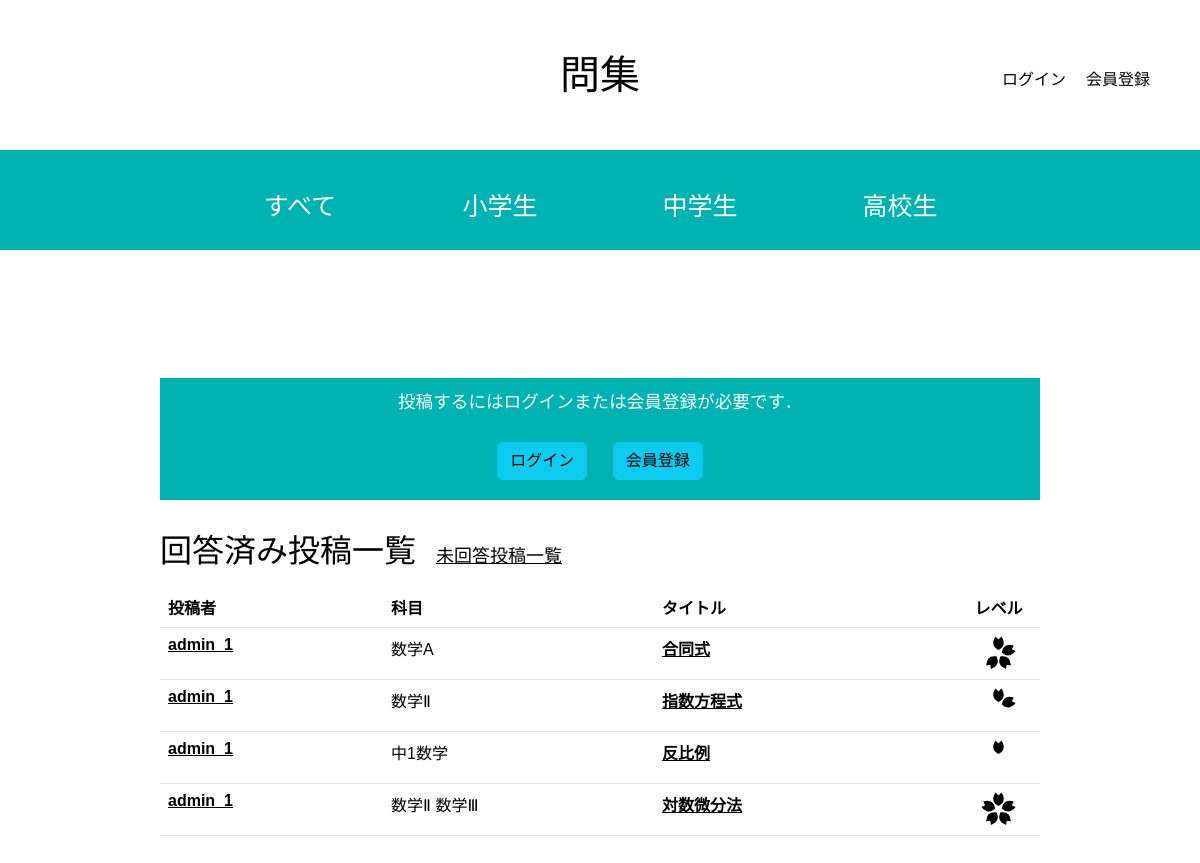
The page / on the database its author committed.
### studysite/models.py (models this page shows, shortened)
class TagGroup(models.Model):
    name = models.CharField(max_length=100)
    parent = models.ForeignKey('self', related_name='children', on_delete=models.CASCADE, null=True, blank=True)
    order = models.PositiveIntegerField(default=0)  # 並び順を指定するためのフィールド

class Studysite(models.Model):
    title = models.CharField('タイトル', max_length=128)
    image = models.FileField('問題画像', upload_to='image/', blank=True)
    question = models.TextField('問題', blank=True)
    answer = models.TextField('解説', blank=True)
    created_by = models.ForeignKey(settings.AUTH_USER_MODEL,
                                   verbose_name='投稿者',
                                   on_delete=models.CASCADE)
    created_at = models.DateTimeField('投稿日', auto_now_add=True)
    updated_at = models.DateTimeField('更新日', auto_now=True)
    tag_groups = models.ManyToManyField(TagGroup, blank=True)
    likes = models.PositiveIntegerField(default=0)
    level = models.IntegerField(default=0)
    bookmarks = models.ManyToManyField(User, related_name='bookmarked_posts', blank=True)

### studysite/views.py (the view)
# urls.py: path('', top, name='top'),
def top(request):
    school_name = request.GET.get('school')
    subjects_name = request.GET.get('subjects')
    subject_name = request.GET.get('subject')
    field_name = request.GET.get('field')
    filters = {}
    if school_name:
        filters['tag_groups__parent__parent__parent__name'] = school_name
    if subjects_name:
        filters['tag_groups__parent__parent__name'] = subjects_name
    if subject_name:
        filters['tag_groups__parent__name'] = subject_name
    if field_name:
        filters['tag_groups__name'] = field_name
    if filters:
        snippets = Studysite.objects.filter(**filters).distinct()
    else:
        snippets = Studysite.objects.all()
    counter, created = VisitorCounter.objects.get_or_create(id=1)
    counter.count += 1
    counter.save()
    tag_groups = TagGroup.objects.filter(parent__isnull=True).order_by('order').prefetch_related('children__children')
    return render(request, 'snippets/top.html', {'snippets': snippets, 'visitor_number': counter.count, 'tag_groups': tag_groups})

### studysite/templates/snippets/top.html (shortened to what this page needs)
{% extends 'base.html' %}
{% load django_bootstrap5 %}
{% load widget_tweaks %}
{% block main %}
<div class="welcome">
    {% if user.is_authenticated %}
        <a class="btn btn-success" href="{% url 'snippet_new' %}">投稿する</a>
    {% else %}<br>
        <div class="flame">
            <p>投稿するにはログインまたは会員登録が必要です．</p>
            <div style="text-align: center;">
                <span><a style="margin: 10px;" class="btn btn-info" href="{% url 'login' %}">ログイン</a></span>
                <span><a style="margin: 10px;" class="btn btn-info" href="{% url 'signup' %}">会員登録</a></span>
            </div>
        </div>
    {% endif %}
</div>
<span class="h2 title">回答済み投稿一覧</span><span class="h3"><a href="{% url 'unanswered' %}" style="color:black">未回答投稿一覧</a></span>
<div class="class1">
    {% if snippets %}
    <table id="sortable-table" class="table">
        <thead>
        <tr>
            <th class="tablehuman">投稿者</th>
            <th class="tablesubject">科目</th>
            <th class="tablecontent">タイトル</th>
            <th class="tablelevel" onclick="sortTable(3); console.log('Clicked!')">レベル</th>
        </tr>
        </thead>
        <tbody class="tbody">
        {% for snippet in snippets %}
            {% if snippet.answer %}
            <tr>
                <td class="tablehuman"><a href="{% url 'profile' snippet.created_by_id %}" style="color:black"><b>{{ snippet.created_by.username }}</b></a></td>
                <td class="tablesubject">
                    {% if snippet.tag_groups %}
                        {% for tag in snippet.tag_groups.all %}
                            <span>{{ tag.parent.name }}</span>
                        {% endfor %}
                    {% else %}
                        <span>empty<span>
                    {% endif %}
                </td>
                <td class="tablecontent"><a href="{% url 'snippet_detail' snippet.id %}" style="color:black"><b>{{ snippet.title }}</b></a></td>
                <td class="tablelevel" data-level="{{ snippet.level }}">
                    {% if snippet.level == 1 %}
                        <svg xmlns="http://www.w3.org/2000/svg" width="35px" height="35px" viewBox="0 0 100 100">
                            <path fill="#000000" stroke-width="none" d="M 41.45,1.51 L 50.00,10.00 L 58.55,1.51 Q 74.90,27.18 50.00,40.00 Q 25.10,27.18 41.45,1.51 "/>
                        </svg>
                    {% endif %}
                </td>
            </tr>
            {% endif %}
        {% endfor %}
        </tbody>
    </table>
    {% else %}
    <p>問題はまだ投稿されていません．</p>
    {% endif %}
</div>
{% endblock %}

### studysite/templates/snippets/base.html (shortened to what this page needs)
{% load static %}
{% load django_bootstrap5 %}
{% load widget_tweaks %}
<html>
<head>
    {% bootstrap_css %}
    <link rel="stylesheet" href="{% static 'snippets/css/style.css' %}?<?php echo date('YmdHis'); ?>"/>
</head>
<body>
<nav class="header-nav">
    <div class="navbar-brandA">
        <a href="/" class="brand">問集</a>
    </div>
        <ul class="header-ul">
            {% if user.is_authenticated %}
                <li><a class="nav-link" href="{% url 'profile' user.id %}"> ようこそ {{ user.username }} さん</a></li>
                <li><a class="nav-link" href="{% url 'logout' %}">ログアウト</a></li>
            {% else %}
                <li><a href="{% url 'login' %}" class="nav-link">ログイン</a></li>
                <li><a href="{% url 'signup' %}" class="nav-link">会員登録</a></li>
            {% endif %}
        </ul>
</nav>
<div class="subject-nav-bar">
    <ul class="subject-ul">
        <a href="/" class="all"><li id="all">すべて</li></a>
        {% for group in tag_groups %}
            <li id="{{ group.name }}">{{ group.name }}</li>
        {% endfor %}
    </ul>
</div>
<main>
        {% block main %}{% endblock %}
</main>
</body>
</html>

### studysite/static/snippets/css/style.css (style rules this page uses)
* { position: relative; margin: 0; padding: 0; box-sizing: border-box; }
body { font-family: "myfont",sans-serif; }
body { position: relative; background-color: #ffffff; color: #000000; line-height: 1.6; }
.flame { width: 100%; position: relative; display: inline-block; padding: 10px 10px; background-color: hsl(180, 100%, 35%); text-align: center; }
.flame p { color: #ffffff !important; }
.h2 { font-size:xx-large; }
.h3 { padding-left: 20px; font-size: large; }
main { padding: 5rem 10rem; z-index: 1; }
.navbar-brandA { display: inline-block; width: 100%; position: absolute; text-align: center; align-items: center; }
.brand { color: black; text-decoration: none; font-size: 40px; position: relative; display: inline-block; width: 10%; text-align: center; align-items: center; }
.header-nav { height: 150px; position: relative; display: flex; align-items: center; }
.header-ul { display: flex; list-style: none; margin-left: auto; align-items: center !important; padding: 0; }
.header-ul li { margin-top: 25px; margin-right: 20px; }
.header-ul li:last-child { margin-right: 50px; }
.subject-nav-bar { height: 100px; position: relative; display: flex; background-color: hsl(180, 100%, 35%); align-items: center; justify-content: center; }
.subject-ul { display: flex; text-align: center; list-style: none; padding: 0; margin-top: 22px; align-items: center !important; }
.subject-ul li { color: #ffffff; width: 200px !important; height: 100px; transition: 0.25s; text-align: center; font-size: 25px !important; padding: 32.5px 0; }
.all { text-decoration: none !important; color: #ffffff !important; }
table { width: 100%; border-collapse: collapse; align-items: center; }
.tablecontent { width: 450px; }
.tablehuman { width: 300px; }
.tablelevel { width: 100px; text-align: center; }
.tablesubject { width: 400px; }
.table th { position: relative; font-family: sans-serif; color: #000000; background-color: transparent; }
.table td { position: relative; font-family: sans-serif; color: #000000; background-color: transparent; }
tbody { position: relative; font-family: sans-serif; color: #000000; background-color: transparent; }
.welcome { position: relative; padding: 1rem 0; margin-bottom: 1rem; background-color: transparent; align-items: center; display: flex; flex-direction: column; font-size:20px; color:#000000; }
.welcome p { position: relative; font-size: 1.1rem; color: #000000; }
.class1 { position: relative; padding: 1rem 0; margin-bottom: 1rem; background-color: transparent; align-items: center; flex-direction: column; font-size:20px; color:#000000; }

### rows shown on the page
TagGroup: name "小学生"
TagGroup: name "中学生"
TagGroup: name "高校生"
Studysite: created_by.username "admin_1", title "合同式", level 4 (drawn)
TagGroup: parent.name "数学A"
Studysite: created_by.username "admin_1", title "指数方程式", level 2 (drawn)
TagGroup: parent.name "数学Ⅱ"
Studysite: created_by.username "admin_1", title "反比例", level 1 (drawn)
TagGroup: parent.name "中1数学"
Studysite: created_by.username "admin_1", title "対数微分法", level 5 (drawn)
TagGroup: parent.name "数学Ⅲ"
